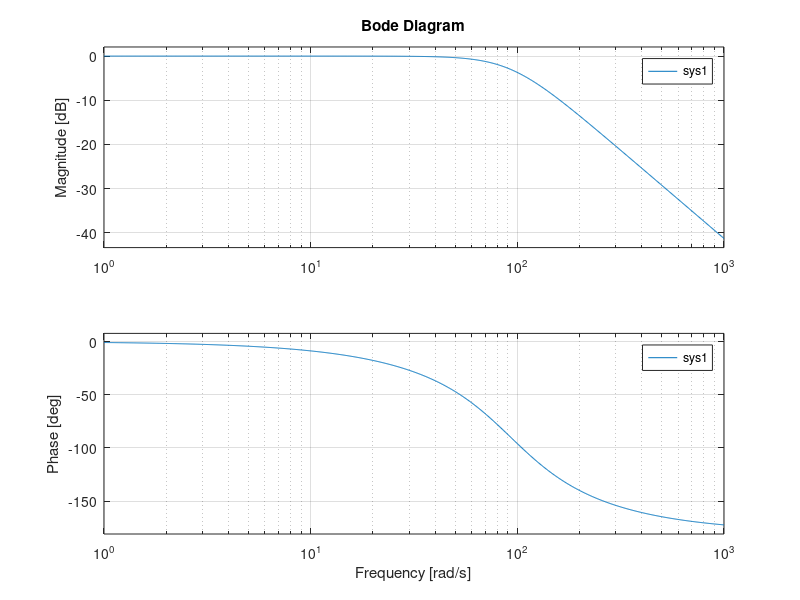
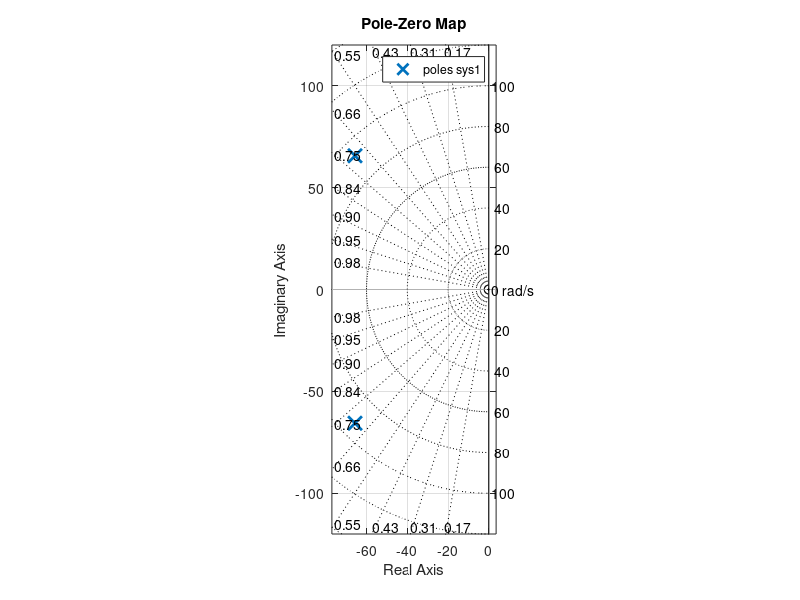
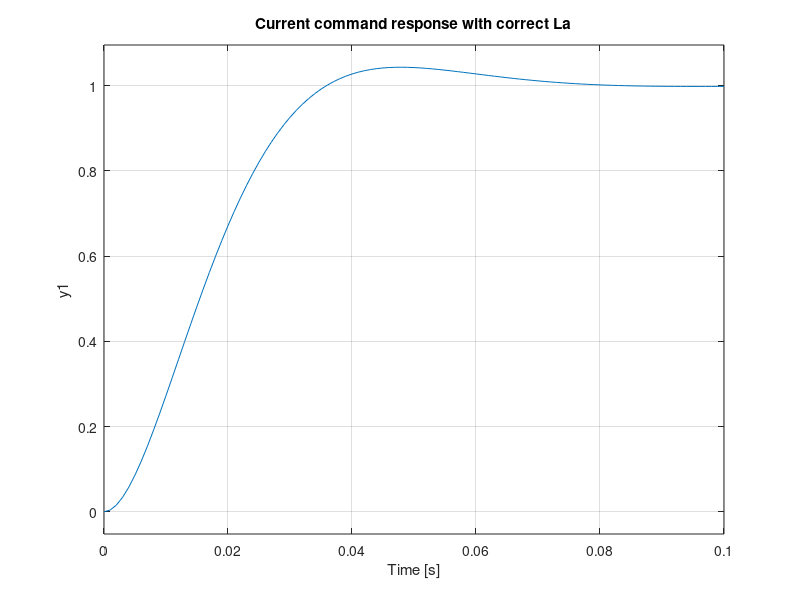
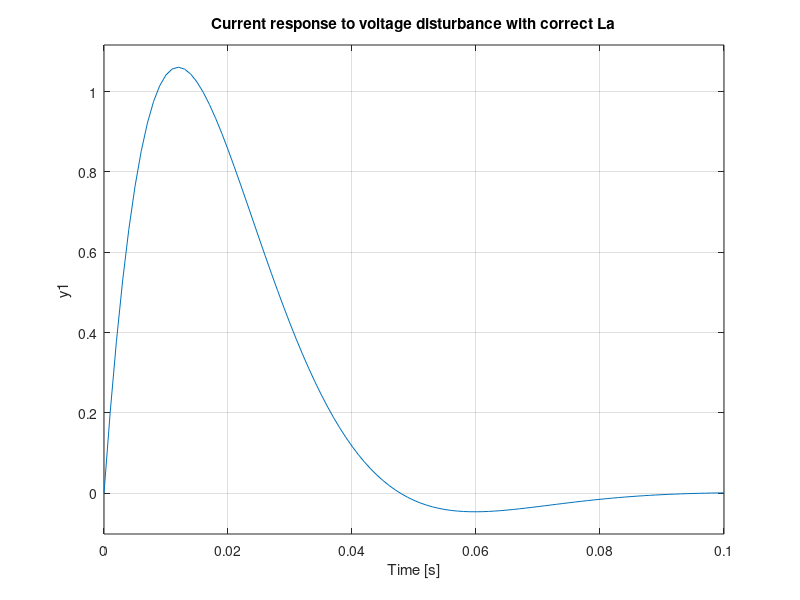

Reproduce these figures in MATLAB, in order.
% Fundamental sample codes for DCM-exercise on the 18th of July for your
% reference, supplied and corrected by KOSEKI 2020/06/18
clear all

%Kadai-4.2: I-current controller
% Motor parameters supplied by Prof. Ohnishi
  La=4.63e-3; % [H] Armature inductance
  Ra=0.608; % [ohm] Armature inductance
  Phi=1.0; % [Wb] Magnetic field flux
  Kt=3.69e-2; % Motor constant
  J=1.81e-3; % [Nm^2] Inertia moment of rotary component--- X 100 of the original motor rotor
 
tau_a=La/Ra %Armature time constsnat [s]

% I-current controller gain
KIi=0.5*Ra^2/La % I-current gain based on Kessler's canonical form
tau_ei=2.0*La/Ra % equivalent time constant of the current controller

%Resultna transfer function

% Transfer function from Ia* to Ia
     num1=[1.0]; den1=[tau_ei^2/2.0, tau_ei, 1.0]; 
  sys1=tf(num1, den1)
 
% Transfer function from Vd to Ia
     num2=[2.0*La/Ra/Ra, 0]; den2=[tau_ei^2/2.0, tau_ei, 1.0]; 
  sys2=tf(num2, den2)

% Check fundamental characteristics

figure(1) % frequency characteristics of the current controller
 bode(sys1) ; grid on

figure(2) % pole location
 pzmap(sys1); axis('equal'); sgrid

figure(3) % step response
 step(sys1); grid on;title ('Current command response with correct La')


% Check the voltage disturbance response
figure(4) % step disturbance response
   step(sys2); grid on; title ('Current response to voltage disturbance with correct La')
